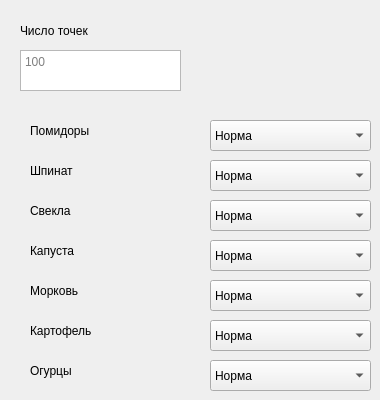
    <widget class="QWidget" name="pageNitrates">
     <widget class="QTextEdit" name="NitratePoints">
      <property name="geometry">
       <rect>
        <x>20</x>
        <y>50</y>
        <width>161</width>
        <height>41</height>
       </rect>
      </property>
      <property name="placeholderText">
       <string>100</string>
      </property>
     </widget>
     <widget class="QLabel" name="label_43">
      <property name="geometry">
       <rect>
        <x>20</x>
        <y>10</y>
        <width>161</width>
        <height>41</height>
       </rect>
      </property>
      <property name="text">
       <string>Число точек</string>
      </property>
     </widget>
     <widget class="QLabel" name="label_44">
      <property name="geometry">
       <rect>
        <x>30</x>
        <y>110</y>
        <width>161</width>
        <height>41</height>
       </rect>
      </property>
      <property name="text">
       <string>Помидоры</string>
      </property>
     </widget>
     <widget class="QLabel" name="label_45">
      <property name="geometry">
       <rect>
        <x>30</x>
        <y>150</y>
        <width>161</width>
        <height>41</height>
       </rect>
      </property>
      <property name="text">
       <string>Шпинат</string>
      </property>
     </widget>
     <widget class="QLabel" name="label_46">
      <property name="geometry">
       <rect>
        <x>30</x>
        <y>190</y>
        <width>161</width>
        <height>41</height>
       </rect>
      </property>
      <property name="text">
       <string>Свекла</string>
      </property>
     </widget>
     <widget class="QLabel" name="label_47">
      <property name="geometry">
       <rect>
        <x>30</x>
        <y>230</y>
        <width>161</width>
        <height>41</height>
       </rect>
      </property>
      <property name="text">
       <string>Капуста</string>
      </property>
     </widget>
     <widget class="QLabel" name="label_48">
      <property name="geometry">
       <rect>
        <x>30</x>
        <y>270</y>
        <width>161</width>
        <height>41</height>
       </rect>
      </property>
      <property name="text">
       <string>Морковь</string>
      </property>
     </widget>
     <widget class="QLabel" name="label_49">
      <property name="geometry">
       <rect>
        <x>30</x>
        <y>310</y>
        <width>161</width>
        <height>41</height>
       </rect>
      </property>
      <property name="text">
       <string>Картофель</string>
      </property>
     </widget>
     <widget class="QLabel" name="label_50">
      <property name="geometry">
       <rect>
        <x>30</x>
        <y>350</y>
        <width>161</width>
        <height>41</height>
       </rect>
      </property>
      <property name="text">
       <string>Огурцы</string>
      </property>
     </widget>
     <widget class="QComboBox" name="TomatoesState">
      <property name="geometry">
       <rect>
        <x>210</x>
        <y>120</y>
        <width>161</width>
        <height>31</height>
       </rect>
      </property>
      <property name="currentIndex">
       <number>1</number>
      </property>
      <item>
       <property name="text">
        <string>Высокий</string>
       </property>
      </item>
      <item>
       <property name="text">
        <string>Норма</string>
       </property>
      </item>
      <item>
       <property name="text">
        <string>Низкий</string>
       </property>
      </item>
     </widget>
     <widget class="QComboBox" name="SpinachState">
      <property name="geometry">
       <rect>
        <x>210</x>
        <y>160</y>
        <width>161</width>
        <height>31</height>
       </rect>
      </property>
      <property name="currentIndex">
       <number>1</number>
      </property>
      <item>
       <property name="text">
        <string>Высокий</string>
       </property>
      </item>
      <item>
       <property name="text">
        <string>Норма</string>
       </property>
      </item>
      <item>
       <property name="text">
        <string>Низкий</string>
       </property>
      </item>
     </widget>
     <widget class="QComboBox" name="BeetState">
      <property name="geometry">
       <rect>
        <x>210</x>
        <y>200</y>
        <width>161</width>
        <height>31</height>
       </rect>
      </property>
      <property name="currentIndex">
       <number>1</number>
      </property>
      <item>
       <property name="text">
        <string>Высокий</string>
       </property>
      </item>
      <item>
       <property name="text">
        <string>Норма</string>
       </property>
      </item>
      <item>
       <property name="text">
        <string>Низкий</string>
       </property>
      </item>
     </widget>
     <widget class="QComboBox" name="CabbageState">
      <property name="geometry">
       <rect>
        <x>210</x>
        <y>240</y>
        <width>161</width>
        <height>31</height>
       </rect>
      </property>
      <property name="currentIndex">
       <number>1</number>
      </property>
      <item>
       <property name="text">
        <string>Высокий</string>
       </property>
      </item>
      <item>
       <property name="text">
        <string>Норма</string>
       </property>
      </item>
      <item>
       <property name="text">
        <string>Низкий</string>
       </property>
      </item>
     </widget>
     <widget class="QComboBox" name="CarrotState">
      <property name="geometry">
       <rect>
        <x>210</x>
        <y>280</y>
        <width>161</width>
        <height>31</height>
       </rect>
      </property>
      <property name="currentIndex">
       <number>1</number>
      </property>
      <item>
       <property name="text">
        <string>Высокий</string>
       </property>
      </item>
      <item>
       <property name="text">
        <string>Норма</string>
       </property>
      </item>
      <item>
       <property name="text">
        <string>Низкий</string>
       </property>
      </item>
     </widget>
     <widget class="QComboBox" name="PotatoState">
      <property name="geometry">
       <rect>
        <x>210</x>
        <y>320</y>
        <width>161</width>
        <height>31</height>
       </rect>
      </property>
      <property name="currentIndex">
       <number>1</number>
      </property>
      <item>
       <property name="text">
        <string>Высокий</string>
       </property>
      </item>
      <item>
       <property name="text">
        <string>Норма</string>
       </property>
      </item>
      <item>
       <property name="text">
        <string>Низкий</string>
       </property>
      </item>
     </widget>
     <widget class="QComboBox" name="CucumbersState">
      <property name="geometry">
       <rect>
        <x>210</x>
        <y>360</y>
        <width>161</width>
        <height>31</height>
       </rect>
      </property>
      <property name="currentIndex">
       <number>1</number>
      </property>
      <item>
       <property name="text">
        <string>Высокий</string>
       </property>
      </item>
      <item>
       <property name="text">
        <string>Норма</string>
       </property>
      </item>
      <item>
       <property name="text">
        <string>Низкий</string>
       </property>
      </item>
     </widget>
    </widget>
